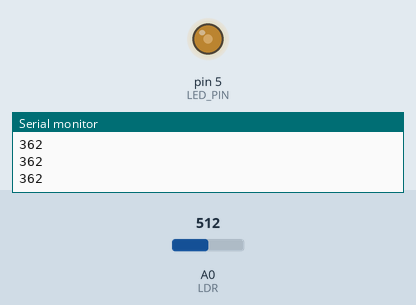
This sketch was run on a simulated Arduino Uno, built with avr-gcc and run on an emulated ATmega328P. On the bench: output pins drawn as LEDs (lit = HIGH), the last lines printed to the serial monitor. The test bench sets the inputs (shaded band); at power-on: A0 (LDR) = 512.

Above: at 1.2 s.
1.3 s: A0 (LDR) set to 716
At 1.8 s:
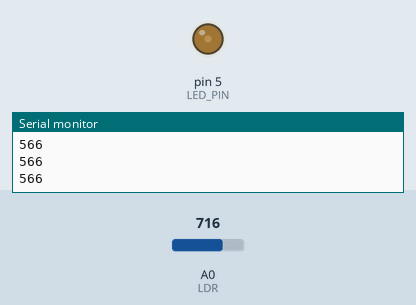
2.8 s: A0 (LDR) set to 900
At 4.0 s:
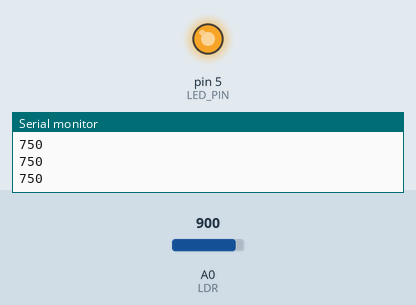
4.3 s: A0 (LDR) set to 306
At 5.3 s:
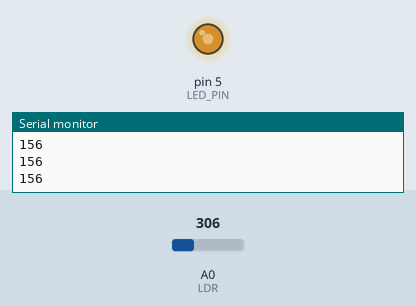
5.8 s: A0 (LDR) set to 0
At 6.5 s:
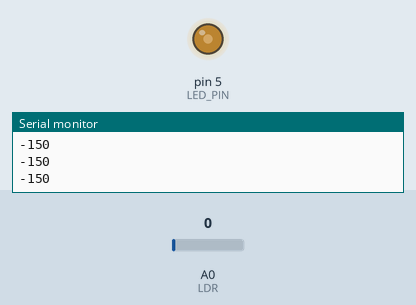
Timing chart, 0 to 8.3 s (numbered marks = the images above; inputs shaded):
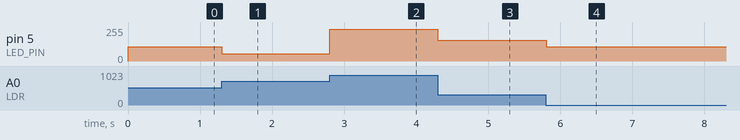

Measured:
- after the input at 1.3 s, pin 5 (LED_PIN): 106/255 → 54/255 at once
- after the input at 2.8 s, pin 5 (LED_PIN): 54/255 → 238/255 at once
- after the input at 4.3 s, pin 5 (LED_PIN): 238/255 → 156/255 at once
- after the input at 5.8 s, pin 5 (LED_PIN): 156/255 → 106/255 at once

The sketch:

FotoresistenciaESP8266.ino
```cpp
/*
 *
 * Programa para arduino uno que modula la intensidad de brillo de un led mediante la cantidad de luz que recibe un sensor ldr.
 *
 * @author Jesus Barajas
 */
const int LED_PIN = 5;
const int LDR = A0;


void setup() {
  pinMode(LED_PIN, OUTPUT); //LED en el pin 4 es la salida
  Serial.begin(9600);
  }

void loop() {

  int entrada = analogRead(LDR);
  entrada = entrada - 150 ;
  analogWrite(LED_PIN, entrada);//Se manda como salida a LED_PIN el valor que se reciba de la entrada LDR sobre 4 para que sea un valor menor que 256
  Serial.println(entrada);

  }
```
